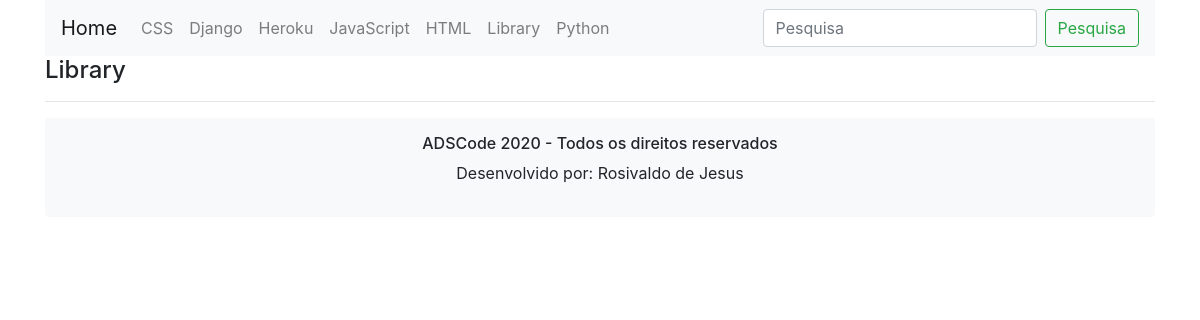
/library/, run on an earlier commit of the app's database.
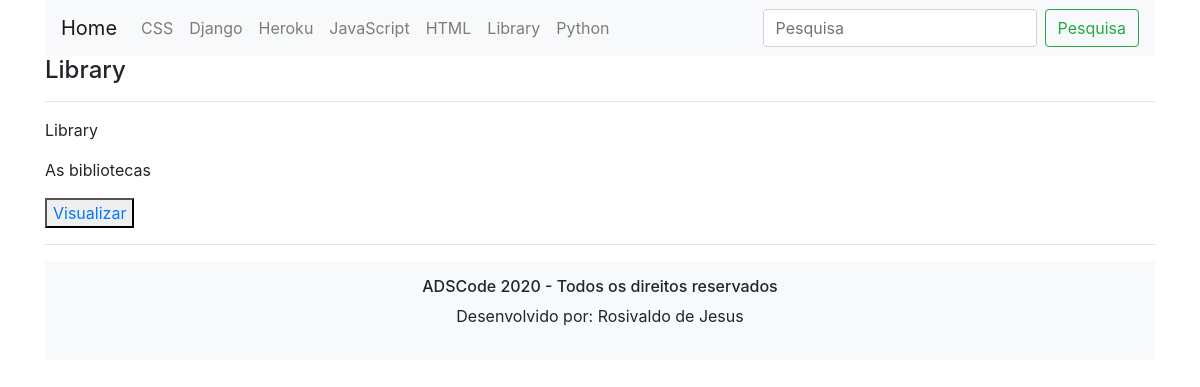
And on a later commit of the database.
### programacao/models.py (models this page shows, shortened)
class ArticleLibrary(models.Model):
    title = models.CharField(max_length=255, blank=True, null=True, verbose_name="Título")
    abstract = models.CharField(max_length=255, blank=True, null=True, verbose_name="Subtítulo")
    content = RichTextField(blank=True, null=True, verbose_name="Texto")
    created_at = models.DateTimeField(auto_now_add=True)
    class Meta:
        db_table = 'tbArticleLibrary'
        verbose_name_plural = 'Articles Library'

### programacao/views.py (the view)
# urls.py: path('library/', Library),
def Library(request):
    post = ArticleLibrary.objects.all()
    return render(request, 'library.html', {'post': post})

### templates/library.html (shortened to what this page needs)
{% extends 'model.html' %}
{% block content %}
<div class="container-xl">
    <section>
        <div>
            <h4>Library</h4>
            <hr>
        </div>
    </section>
    <section>
        <div>
            {% for post in post %}
            <p>{{ post.title }}</p>
            <p>{{ post.abstract }}</p>
            <button>
                <a href="/libraryView/?id={{ post.id }}">
                    Visualizar
                </a>
            </button>
            <hr>
            {% endfor %}
        </div>
    </section>
</div>
{% endblock %}

What changed in the data, as far as the page shows it:
added ArticleLibrary: title "Library", abstract "As bibliotecas"
